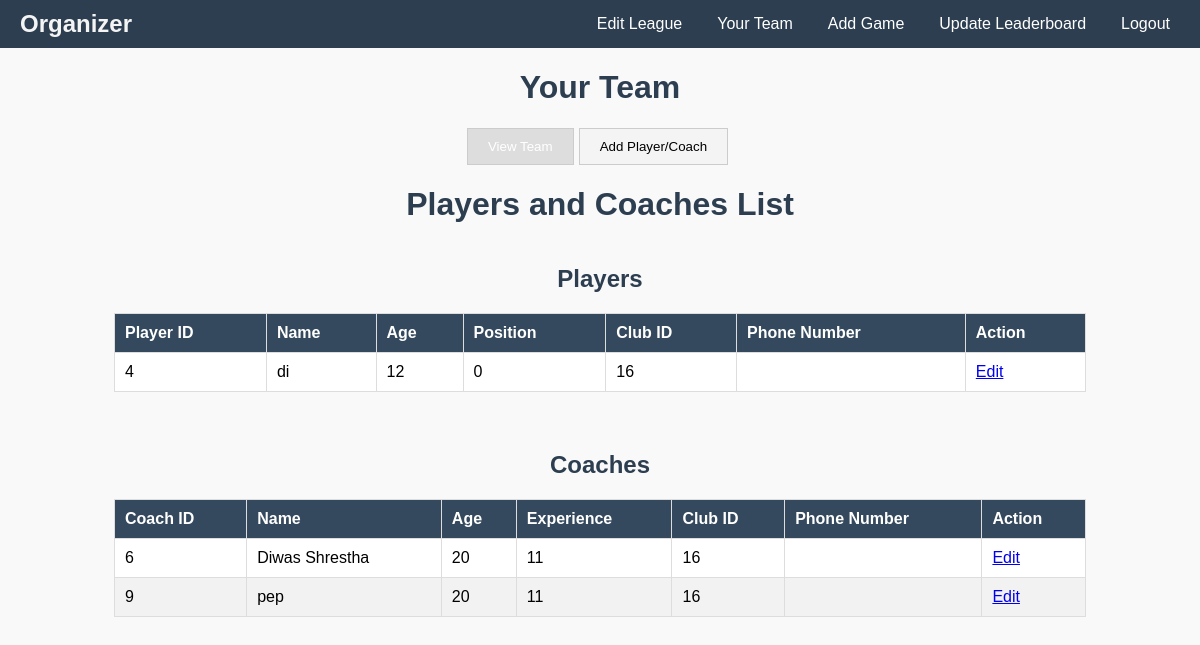
/pages/team.php, run on an earlier commit of the app's database.
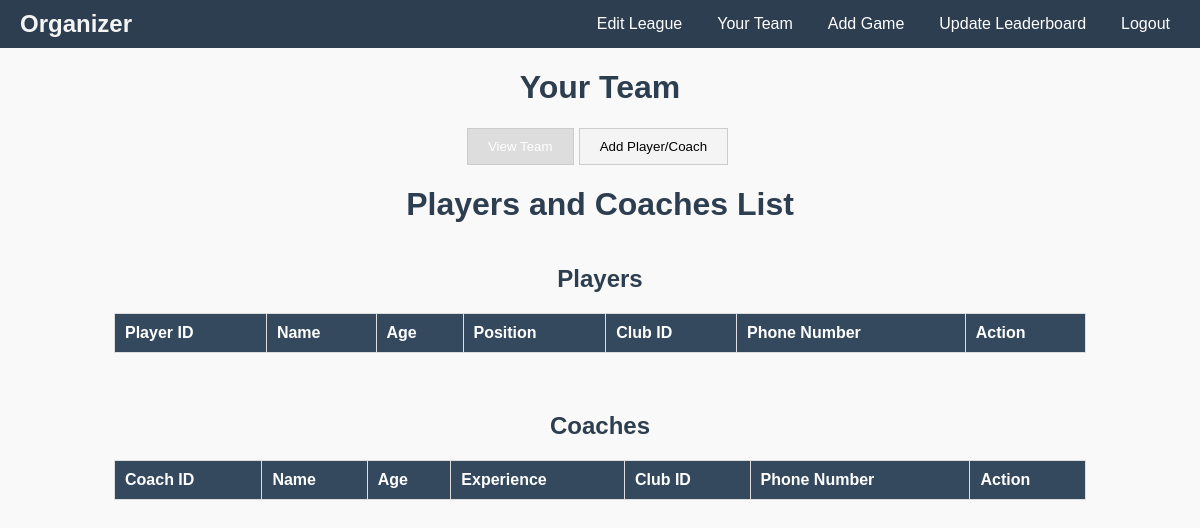
And on a later commit of the database.
### tables this page shows
CREATE TABLE `player` (
  `player_id` int(11) NOT NULL,
  `name` varchar(100) NOT NULL,
  `age` int(11) NOT NULL,
  `position` varchar(50) DEFAULT NULL,
  `club_id` int(11) DEFAULT NULL,
  `phone_number` varchar(15) DEFAULT NULL
);

CREATE TABLE `coach` (
  `coach_id` int(11) NOT NULL,
  `name` varchar(100) NOT NULL,
  `experience` int(11) DEFAULT NULL,
  `age` int(11) DEFAULT NULL,
  `club_id` int(11) DEFAULT NULL,
  `phone_number` varchar(15) DEFAULT NULL
);

### pages/team.php (the view, shortened to what this page needs)
<?php
include 'db_connection.php';
$sql_players = "SELECT player_id, name, age, position, club_id, phone_number FROM player";
$sql_coaches = "SELECT coach_id, name, age, experience, club_id, phone_number FROM coach";
$players_result = $conn->query($sql_players);
$coaches_result = $conn->query($sql_coaches);
$players = [];
$coaches = [];
if ($players_result->num_rows > 0) {
    while ($row = $players_result->fetch_assoc()) {
        $players[] = $row;
    }
}
if ($coaches_result->num_rows > 0) {
    while ($row = $coaches_result->fetch_assoc()) {
        $coaches[] = $row;
    }
}
?>
<!DOCTYPE html>
<html lang="en">
<head>
    <link rel="stylesheet" href="../assests/css/playerForm.css">
</head>
<body>
<nav class="navbar">
    <a href="org_dashboard.php" class="logo">Organizer</a>
    <ul id="nav-links" class="hidden">
        <li><a href="edit_league.php">Edit League</a></li>
        <li><a href="team.php">Your Team</a></li>
        <li><a href="add_game.php">Add Game</a></li>
        <li><a href="#leaderboard">Update Leaderboard</a></li>
        <li><a href="#logout">Logout</a></li>
    </ul>
</nav>
<div class="container">
    <h1>Your Team</h1>
    <div class="tabs">
        <button id="viewTeamTab" class="tab-button active" onclick="showTab('viewTeam')">View Team</button>
        <button id="addMemberTab" class="tab-button" onclick="showTab('addMember')">Add Player/Coach</button>
    </div>
    <div id="viewTeam" class="tab-content active">
        <h1>Players and Coaches List</h1>
<div class="container">
    <div class="table-container">
        <h2>Players</h2>
        <table id="playersTable">
            <thead>
                <tr>
                    <th>Player ID</th>
                    <th>Name</th>
                    <th>Age</th>
                    <th>Position</th>
                    <th>Club ID</th>
                    <th>Phone Number</th>
                    <th>Action</th>
                </tr>
            </thead>
            <tbody>
                <?php foreach ($players as $player): ?>
                    <tr>
                    <td><?php echo $player['player_id']; ?></td>
                        <td><?php echo $player['name']; ?></td>
                        <td><?php echo $player['age']; ?></td>
                        <td><?php echo $player['position']; ?></td>
                        <td><?php echo $player['club_id']; ?></td>
                        <td><?php echo $player['phone_number']; ?></td>
                        <td>
    <a href="edit_team.php?player_id=<?php echo $player['player_id']; ?>">Edit</a>
</td>
                    </tr>
                <?php endforeach; ?>
            </tbody>
        </table>
    </div>
    <div class="table-container">
        <h2>Coaches</h2>
        <table id="coachesTable">
            <thead>
                <tr>
                    <th>Coach ID</th>
                    <th>Name</th>
                    <th>Age</th>
                    <th>Experience</th>
                    <th>Club ID</th>
                    <th>Phone Number</th>
                    <th>Action</th>
                </tr>
            </thead>
            <tbody>
                <?php foreach ($coaches as $coach): ?>
                    <tr>
                    <td><?php echo $coach['coach_id']; ?></td>
                        <td><?php echo $coach['name']; ?></td>
                        <td><?php echo $coach['age']; ?></td>
                        <td><?php echo $coach['experience']; ?></td>
                        <td><?php echo $coach['club_id']; ?></td>
                        <td><?php echo $coach['phone_number']; ?></td>
                        <td>
    <a href="edit_team.php?coach_id=<?php echo $coach['coach_id']; ?>">Edit</a>
</td>
                    </tr>
                <?php endforeach; ?>
            </tbody>
        </table>
    </div>
</div>
    </div>
</div>
</body>
</html>

### assests/css/playerForm.css (style rules this page uses)
body { font-family: Arial, sans-serif; background-color: #f9f9f9; margin: 0; padding: 0; }
.container { width: 90%; margin: auto; margin-top: 20px; }
h1, h2 { color: #2c3e50; text-align: center; }
.navbar { display: flex; justify-content: space-between; align-items: center; background-color: #2c3e50; padding: 10px 20px; color: white; }
.navbar .logo { font-size: 1.5rem; color: #f4f4f4; text-decoration: none; font-weight: bold; }
.navbar ul { list-style: none; margin: 0; padding: 0; display: flex; gap: 15px; }
.navbar ul li a { text-decoration: none; color: white; font-size: 1rem; padding: 5px 10px; border-radius: 5px; transition: background-color 0.3s; }
.tabs { display: flex; justify-content: center; margin-bottom: 20px; }
.tab-button { padding: 10px 20px; background-color: #ecf0f1; border: 1px solid #bdc3c7; cursor: pointer; margin-right: 5px; transition: background-color 0.3s; }
.tab-button:hover, .tab-button.active { background-color: #3498db; color: white; }
.table-container { margin: 20px auto; max-width: 100%; overflow-x: auto; }
table { width: 100%; border-collapse: collapse; margin-bottom: 20px; background-color: white; }
table thead { background-color: #34495e; color: white; }
table th, table td { padding: 10px; text-align: left; border: 1px solid #ddd; }
table tbody tr:nth-child(even) { background-color: #f2f2f2; }

### pages/team.php (style rules this page uses)
.tabs { margin-bottom: 20px; }
.tab-button { padding: 10px 20px; background-color: #f4f4f4; border: 1px solid #ccc; cursor: pointer; }
.tab-button.active { background-color: #ddd; }
.tab-content { display: none; }
.tab-content.active { display: block; }

What changed in the data, as far as the page shows it:
removed player: player_id "4", name "di", age "12", position "0", club "16"
removed coach: coach_id "6", name "Diwas Shrestha", age "20", experience "11", club "16"
removed coach: coach_id "9", name "pep", age "20", experience "11", club "16"
